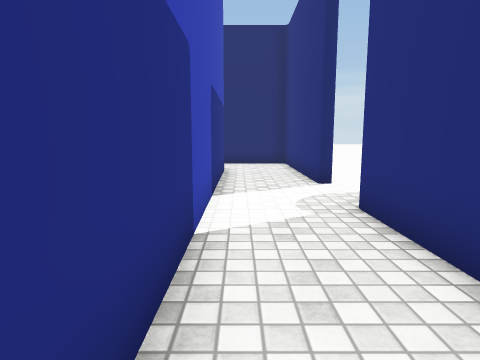
View 1 (above)

24 first-person views from a walk through a Unity game level. The camera is 1.2 m above the floor, tilts 8° down and sees 75° across. The floor is counted in squares, 1 m on a side. Each view is taken from the middle of a square. On the plan, view 1 faces up. The plan holds only what a view shows up to about 13 squares ahead; the rest is blank. The place goes on beyond the plan. The player character is not drawn. Some surface patterns are stand-ins.

View 2
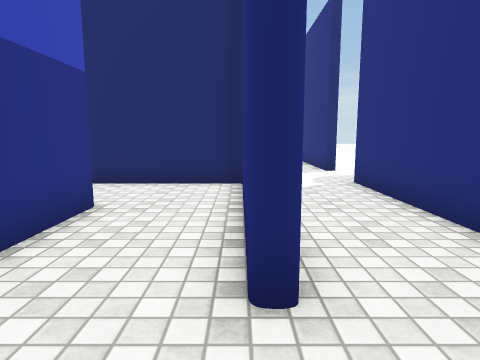

View 3
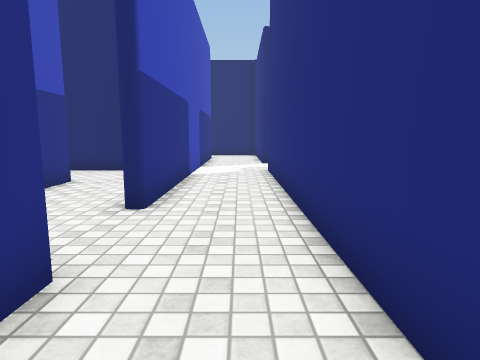

View 4
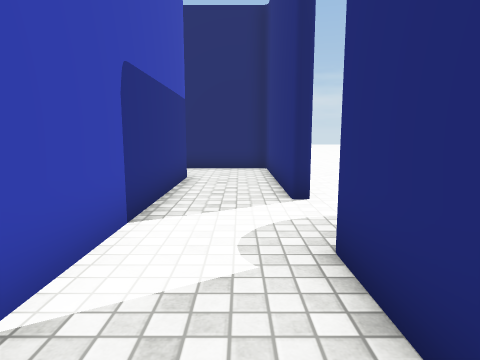

View 5
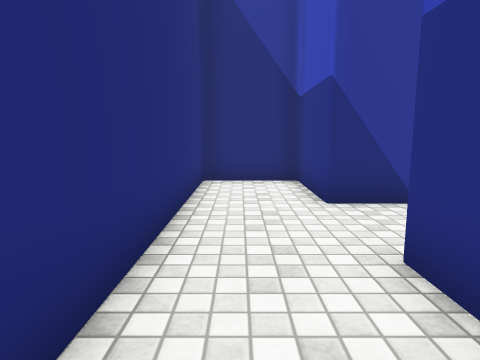

View 6
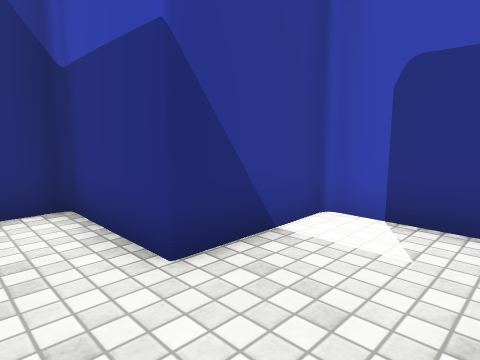

View 7
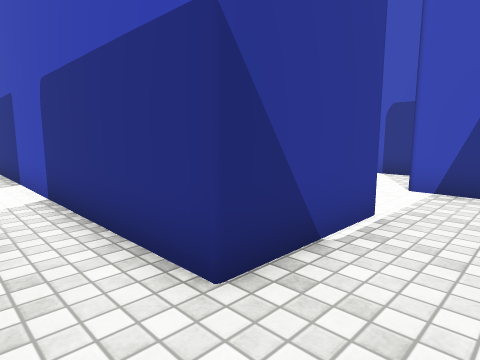

View 8
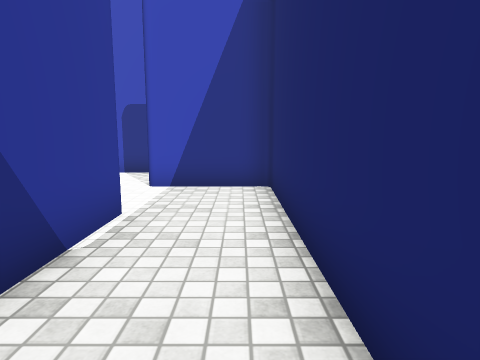

View 9
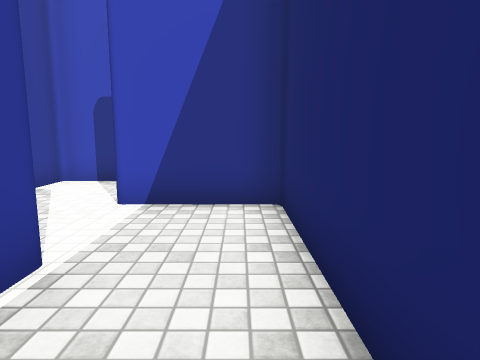

View 10
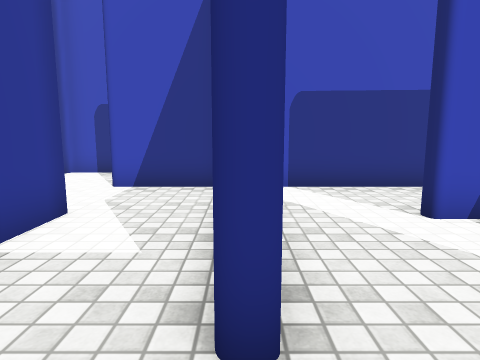

View 11
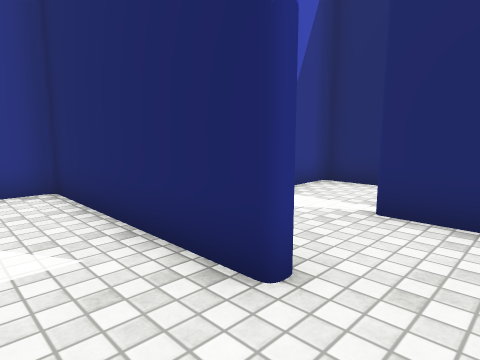

View 12
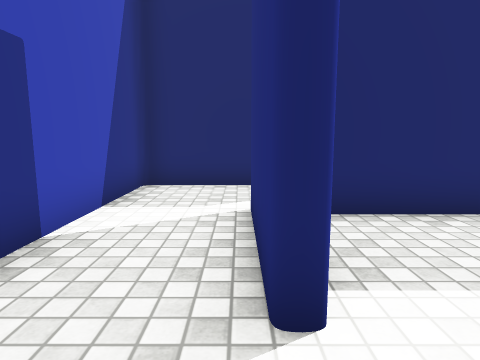

View 13
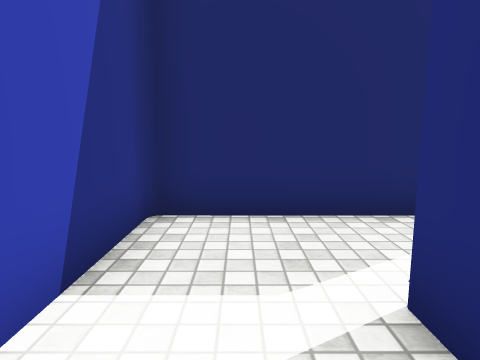

View 14
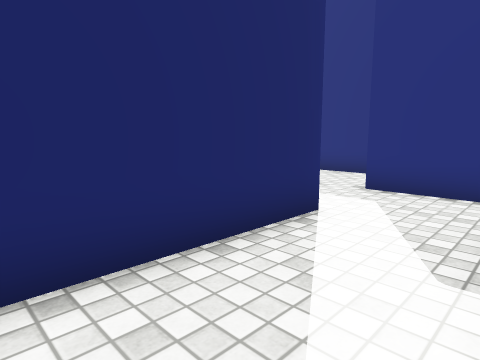

View 15
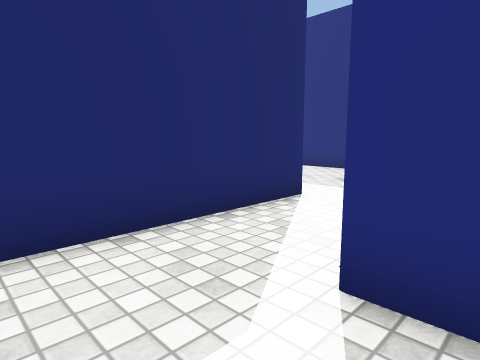

View 16
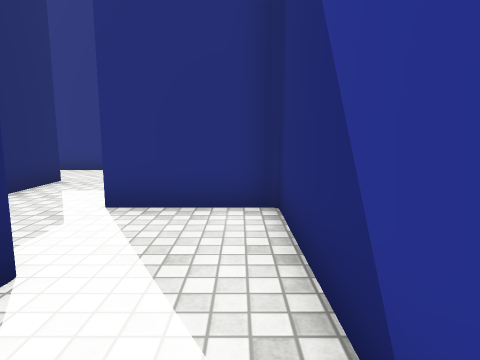

View 17
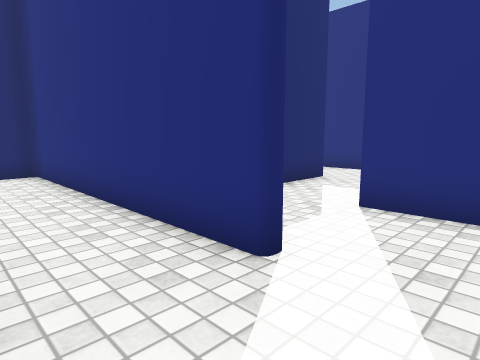

View 18
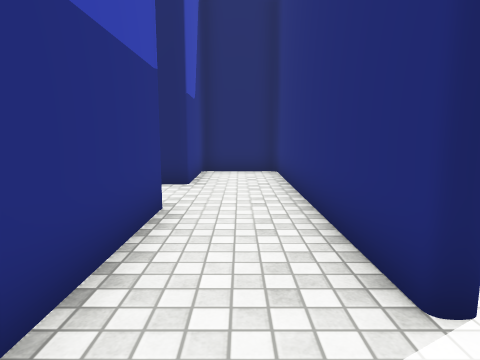

View 19
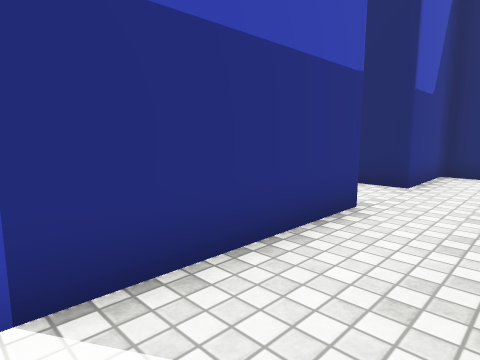

View 20
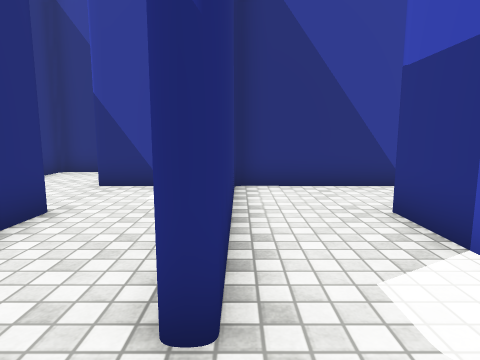

View 21
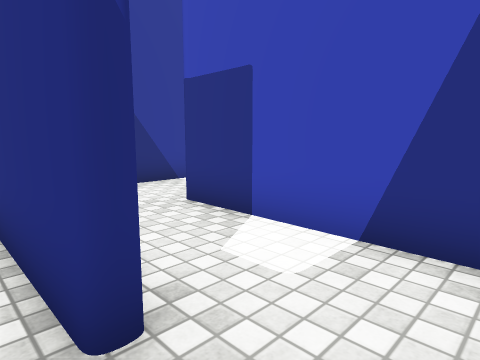

View 22
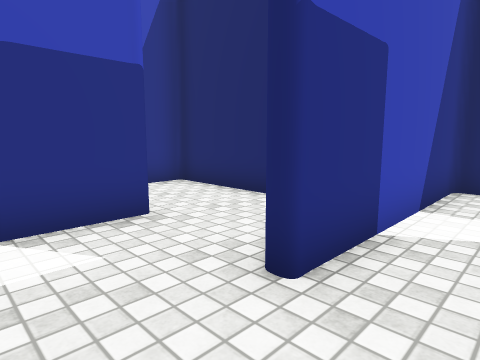

View 23
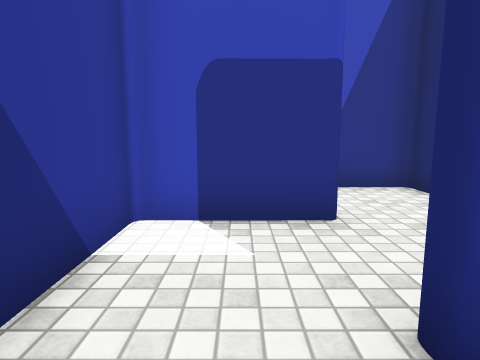

View 24
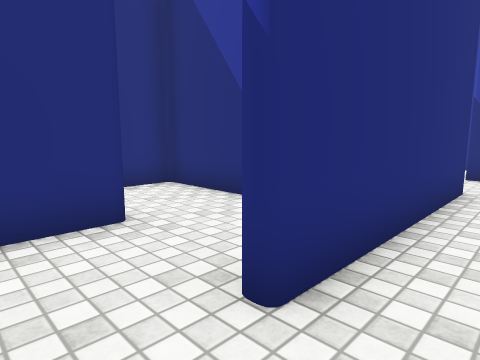

### Floor plan
Ten units are one square. View 1 is at (0, 0); x grows to the right and y downward. Boxes are objects, and circles mark ways between rooms. Rooms are numbered by the first view taken in them; rooms with no view inside come last. Other rooms are left out.
<svg viewBox="-135 -175 160 245">
<path fill="none" stroke="#000" d="M-10 -49 -35 -49M-35 -22 -35 35 -6 35 -6 65 20 64 20 -52M-9 -78 -9 -94M-10 8 -9 -33M20 -79 20 -134M-26 -108 -38 -108M-38 -112 -6 -112 -6 9M18 -137 -64 -137 -64 -108M-36 -79 -94 -79 -94 -50M-68 -53 -54 -53M-35 -166 -94 -167 -94 -82 -81 -82M-68 -109 -68 -141M-9 -148 -9 -169M-123 -81 -123 -23 -94 -24M-97 -50 -97 -137 -123 -137 -123 -108M-67 9 -67 -5M-94 6 -94 35 -39 35 -39 -23M-35 -49 -64 -49 -64 9M-92 -20 -123 -20 -123 -2M-94 -24 -68 -24 -68 -53"/>
<circle cx="-25" cy="-80" r="3" fill="#2a7"/>
<circle cx="-70" cy="-95" r="3" fill="#2a7"/>
<circle cx="-40" cy="-35" r="3" fill="#2a7"/>
<circle cx="-85" cy="-50" r="3" fill="#2a7"/>
<circle cx="-100" cy="-35" r="3" fill="#2a7"/>
<circle cx="-100" cy="-5" r="3" fill="#2a7"/>
<text x="-20" y="-40">1</text>
<text x="-50" y="-70">2</text>
<text x="-70" y="-150">3</text>
<text x="-110" y="-80">4</text>
<text x="-60" y="0">5</text>
<text x="-110" y="-10">6</text>
<text x="-90" y="-40">7</text>
</svg>
Room 1 opens to room 2. Room 1 opens to room 3. Room 1 opens to room 5. Room 2 opens to room 7. Room 4 opens to room 7. Room 5 opens to room 6.

Where each view was taken, in squares from view 1:
view 1: 0 up, 0 right, facing up
view 2: 3 down, 1 left, facing up
view 3: 6 down, 1 right, facing up
view 4: 2 up, 1 right, facing up
view 5: 2 up, 1 right, facing down
view 6: 1 down, 1 right, facing down-left
view 7: 13 up, 1 right, facing down-left
view 8: 13 up, 1 right, facing left
view 9: 13 up, 1 left, facing left
view 10: 8 up, 2 left, facing left
view 11: 6 up, 2 left, facing up-left
view 12: 9 up, 7 left, facing up
view 13: 12 up, 8 left, facing up
view 14: 14 up, 8 left, facing up-right
view 15: 13 up, 9 left, facing up-right
view 16: 3 up, 12 left, facing right
view 17: 3 up, 12 left, facing up-right
view 18: 3 up, 11 left, facing up
view 19: 3 up, 10 left, facing up-left
view 20: 4 up, 4 left, facing down
view 21: 4 up, 3 left, facing down-left
view 22: 3 down, 5 left, facing up-left
view 23: 2 down, 5 left, facing left
view 24: 1 up, 11 left, facing down-right
